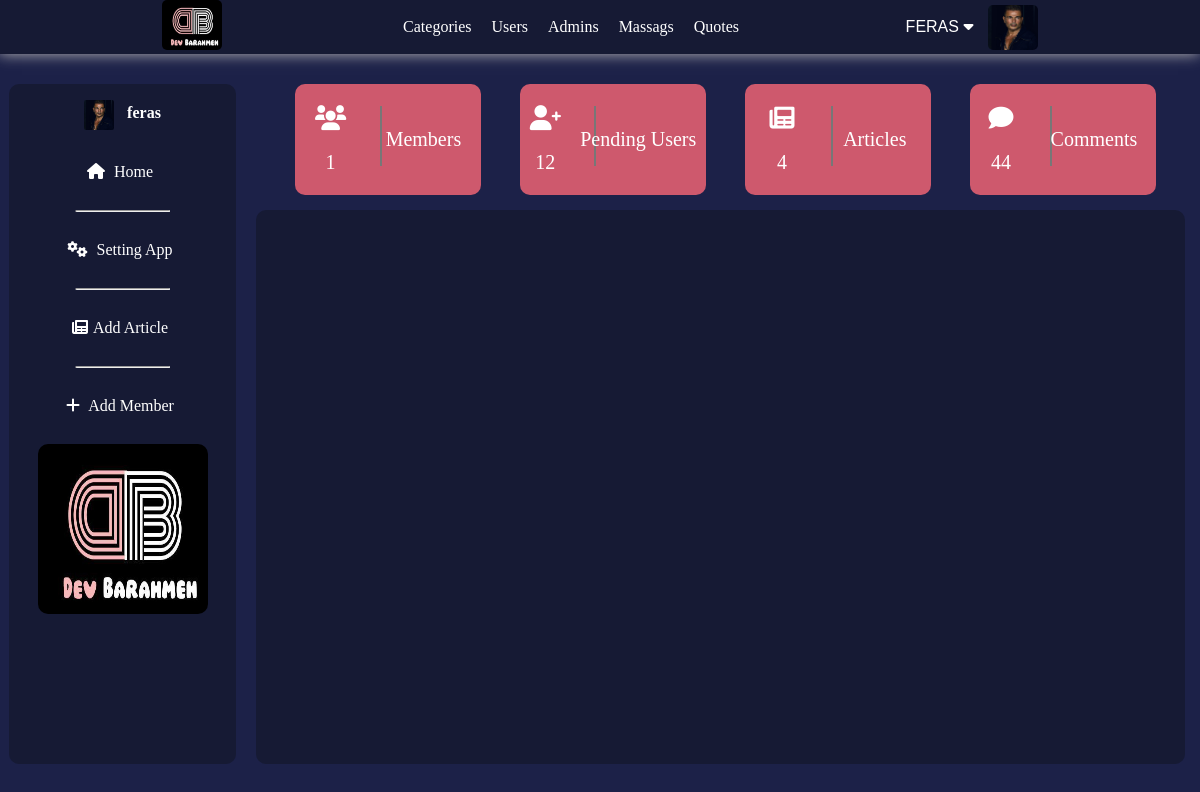
Page /admin/dashbord.php (signed in) on the committed database.
### tables this page shows
CREATE TABLE `users` (
  `IdUser` int(11) NOT NULL COMMENT 'Identify user number',
  `userName` char(255) NOT NULL,
  `password` varchar(255) NOT NULL,
  `email` varchar(255) NOT NULL,
  `fullName` varchar(255) NOT NULL,
  `aboutYou` varchar(255) NOT NULL,
  `langAndTools` varchar(255) NOT NULL,
  `permission` tinyint(11) NOT NULL,
  `age` tinyint(4) NOT NULL,
  `imageName` varchar(255) DEFAULT NULL,
  `dataRegister` date NOT NULL
);

### admin/init.php (called while the page is built, shortened)
<?php
    include("config.php");
    $tpl            = 'include/templates/';
    $commfilesImags =  '../commonBetweenBackFront/images/';
    $commfilesPHP   = '../commonBetweenBackFront/php/';
    include($commfilesPHP. 'functions.php');
    include($tpl . 'header.php');
    if (!function_exists('SetNav')) {
        function SetNav() {
            global $tpl;
            include($tpl . 'nav.php');
        }
    }

### admin/dashbord.php (the view, shortened to what this page needs)
<?php
    include('init.php');
    function StructerStatusCards() {
        ?>
            <div class="contant-status-cards">
                <div class="users-number status-card">
                    <span class="vertical-line">
                        <i class="fa-solid fa-users" aria-hidden="true"></i>
                        <a href="users.php"><?php echo Queries::Counter('IdUser', 'users' , "WHERE permission != 1") ?></a>
                    </span>
                    <p class="indication-card"><a href="users.php">Members</a></p>
                </div>
                <div class="Pending Memeber status-card">
                    <span class="vertical-line">
                    <i class="fa fa-user-plus"  aria-hidden="true"></i>
                        <a href="#">12</a>
                    </span>
                    <p class="indication-card"><a href="#">Pending Users</a></p>
                </div>
                <div class="total-artical status-card">
                    <span class="vertical-line">
                        <i class="fa-solid fa-newspaper" aria-hidden="true"></i>
                        <a href="articles.php"><?php echo Queries::Counter('IdUser', 'articles') ?></a>
                    </span>
                    <p class="indication-card"><a href="articles.php">Articles</a></p>
                </div>
                <div class="comments status-card">
                    <span class="vertical-line">
                        <i class="fa-solid fa-comment"  aria-hidden="true"></i>
                        <a href="#">44</a>
                    </span>
                    <p class="indication-card"><a href="#">Comments</a></p>
                </div>
            </div>
        <?php
    }
    function SidBarStructer() {
        global $commfilesImags, $commfilesuploaded;
        $nameUser =  Queries::FromTable('userName', 'users', "WHERE IdUser = " . Sessions::GetValueSessionDepKey('IdUser'), 'fetch')['userName']
        ?>
                <aside class="contant-sidbar">
                    <h4 class="name"> <?php Images::SetImg($commfilesuploaded . 'users/', Images::GetNameImgFromDB('imageName', 'users', "Where IdUser = " .  Sessions::GetValueSessionDepKey('IdUser')), 'small-img'); echo $nameUser; ?>  </h4>
                    <ul>
                        <li> <i class="fa-solid fa-house" aria-hidden="true"></i> <a href="#">Home</a>  </li> <hr>
                        <li> <i class="fa-solid fa-gears"  aria-hidden="true"></i> <a href="#">Setting App</a>  </li> <hr>
                        <li> <i class="fa-solid fa-newspaper" aria-hidden="true"></i><a href="articles.php?articleAction=add">Add Article</a>  </li> <hr>
                        <li> <i class="fa-solid fa-plus" aria-hidden="true"></i> <a href="users.php?actionMember=add">Add Member</a></li>
                    </ul>
                    <img src="<?php echo $commfilesImags  ?>/logos/logo.jpg" alt="user img" class="img-user-aside">
                </aside>
        <?php
    }
    function ControlePanel() {
        ?>
                <div class="statistics">
                </div>
            </div>
        <?php
    }
    function ControllerLayout() {
        ?>
        <div class="dashbord">
            <?php
                SidBarStructer();
            ?>
            <section class="containt-section">
                <?php
                    StructerStatusCards();
                    ControlePanel();
                ?>
        <?php
    }
    if (Sessions::IfSetSession() && Sessions::IfSetSessionDepValue('IdUser')) {
        $permission = Queries::FromTable('permission', 'users', "WHERE IdUser = " . Sessions::GetValueSessionDepKey('IdUser'), 'fetch')['permission'];
        if ($permission  == 1) {
            SetNav();
            ControllerLayout();
        } else {
            GlobalFunctions::AlertMassage("Your Permission Don't Let You To Enter This Page");
            ?> <a href="index.php"  class="form-btn back-btn">Bake</a> <?php
        }
    } else {
        GlobalFunctions::AlertMassage("Can't Enter This Page Directry");
        ?> <a href="index.php"  class="form-btn back-btn">Bake</a> <?php
    }
    include($tpl . 'footer.php');

### commonBetweenBackFront/php/functions.php (shortened to what this page needs)
        ?> <div class="alert <?php echo $typeAlert?>"><?php echo $mass?></div> <?php
class Queries {
    public static function FromTable($filed='*', $table, $condition=NULL, $typeFetch = 'fetchAll', $ordered = null, $typeOrders = 'DESC', $limit = NULL) {
        global $db;
        if($ordered === null) {
            $stmt = $db->prepare("SELECT $filed FROM $table $condition $limit");
        }
        else
            $stmt = $db->prepare("SELECT $filed FROM $table $condition ORDER BY $ordered $typeOrders $limit");
        $stmt->execute();
        if ($typeFetch === 'fetchAll')
            $requerd = $stmt->fetchAll();
        elseif($typeFetch === 'fetch') {
            $requerd = $stmt->fetch();
        }
        return $requerd;
    }
    public static function Counter($columnName, $tableName, $where = NULL) {
        global $db;
        $stmt = $db->prepare("SELECT COUNT($columnName) FROM $tableName $where");
        $stmt->execute();
        $number = $stmt->fetch();
        if ($stmt->rowCount() > 0 ) {
            return $number[0];
        } else {
            echo "Random Nubmer";
        }
    }
}
class Sessions {
    public static function IfSetSession() {
        if (isset($_SESSION)) {
            return true;
        } else {
            return false;
        }
    }
    public static function IfSetSessionDepValue($key) {
        if ( ! empty($_SESSION[$key]) && isset( $_SESSION[$key] ) ) {
            return true;
        } else {
            return 0;
        }
    }
    public static function GetValueSessionDepKey($key) {
        if (self::IfSetSessionDepValue($key)) {
            return $_SESSION[$key];
        } else {
            return false;
        }
    }
}
class Images {
    public static function GetNameImgFromDB($nameCol, $nameTable , $where ) {
        return  Queries::FromTable($nameCol, $nameTable,  $where , 'fetch')['imageName'];
    }
    public static function SetImg($path, $nameImg, $class = NULL ) {
        global $commfilesImags;
        if ( ! empty ($nameImg)) {
            ?> <img src="<?php echo $path . $nameImg ?>" alt="Image" class="<?php echo $class ?>"> <?php
        } else {
            ?>  <img src="<?php echo $commfilesImags ?>/imagesProject/defaultImg.jpg" alt="Image" class="<?php echo $class ?>"> <?php
        }
    }
}

### admin/layout/backend.css (style rules this page uses)
.dashbord { display: grid; height: inherit; margin-top: 30px; grid-template-columns: 1fr 4fr; grid-template-rows: 1fr 1fr; column-gap: 20px; }
.contant-sidbar { grid-row: 1 / 3; background-color: var(--bbackground-color); margin-left: 9px; text-align: center; padding: 20px; border-radius: 10px; }
.contant-sidbar .name { margin-bottom: 20px; display: inline-flex; justify-content: space-around; }
.contant-sidbar .small-img { width: 30px; height: 30px; margin-right: 13px; top: -4px; position: relative; border-radius: 2px; }
.contant-sidbar ul li { margin-bottom: 20px; padding: 9px; border-radius: 10px; transition-duration: .3s; transition-timing-function: ease-in-out; }
.contant-sidbar ul li i { position: relative; left: -5px; }
.contant-sidbar ul li a { color: white; }
.contant-sidbar ul hr { margin-bottom: 20px; height: 0.5px; width: 50%; transform: translate(50%, 0); }
.img-user-aside { width: 170px; height: 170px; border-radius: 10px; margin-bottom: 20px; }
.containt-section { grid-row: 1 / 3; display: grid; grid-template-columns: repeat(4, 1fr); grid-template-rows: 1fr 5fr; row-gap: 15px; margin-right: 15px; }
.contant-status-cards { grid-column: 1 / 5; display: flex; justify-content: space-evenly; }
.contant-status-cards .status-card { width: calc(100% / 5); background-color: #ce596d; margin-left: 10px; border-radius: 10px; display: flex; justify-content: space-around; }
.vertical-line { display: flex; flex-direction: column; justify-content: space-evenly; align-items: center; }
.vertical-line::after { content: ""; width: 2px; height: 60px; background-color: #777; position: absolute; transform: translate(50px, -3px); }
.vertical-line i { font-size: 25px; }
.status-card a { font-size: 25px; color: white; transition-duration: .2s; transition-timing-function: ease-in-out; font-size: 20px; }
.indication-card { display: inline; top: 40%; position: relative; font-size: 20px; width: fit-content; height: fit-content; }
.statistics { grid-column: 1 / 5; background-color: var(--bbackground-color); border-radius: 10px; }

### commonBetweenBackFront/css/navigationBar.css (style rules this page uses)
.profile-pictuer { width: 50px; height: 45px; border-radius: 5px; margin-left: 10px; }

### commonBetweenBackFront/css/globalEdit.css (style rules this page uses)
* { -moz-box-sizing: border-box; -webkit-box-sizing: border-box; box-sizing: border-box; padding: 0px; margin: 0px; }
:root { --main-color: #1C2148; --bbackground-color: #161A34; --assistant: #f3d33a; --titels: cadetblue; --sun-theam: white; --danger: #ed6464; --info: rgb(135, 222, 239); --success: rgb(147, 227, 147); --desine-one: #81ecec; }
html { scroll-behavior: smooth; }
body { background-color: #1C2148; color: var(--sun-theam); height: 85vh; }
ul { list-style: none; }
a { text-decoration: none; }

### rows in the picture
users: imageName (picture), userName "feras"

### other values in the picture
$_SESSION['adminName'] "FERAS"
Queries::Counter('IdUser', 'users' , "WHERE permission != 1") "1"
Queries::Counter('IdUser', 'articles') "4"
